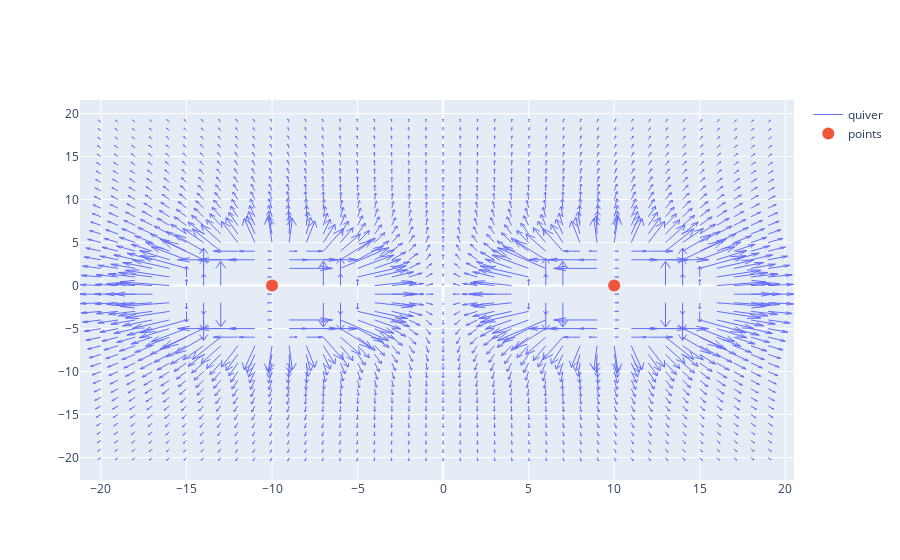

The notebook cell this image was saved under:
### Code cell
_point=[
    [-10,0,3],
    [10,0,3],
#     [0,10, 3],
#     [0,-10,3],
#     [0,-50,-3]
]
nx,ny = 40,40
plot_E(_point,nx=nx,ny=nx,scale=500,cut_off=30)

### Figure 1 — Plotly figure (JSON) as saved in the notebook; plotly's stock layout.template omitted (floating-point values rounded to 4 significant figures; data arrays with more than 128 entries replaced by an {"elided": "..."} marker saying what was removed)
{"data": [{"line": {"width": 1}, "mode": "lines", "name": "quiver", "type": "scatter", "x": {"elided": "11200 float values"}, "y": {"elided": "11200 float values"}}, {"marker": {"size": 12}, "mode": "markers", "name": "points", "type": "scatter", "x": [-10, 10], "y": [0, 0]}], "layout": {"hovermode": "closest"}}
